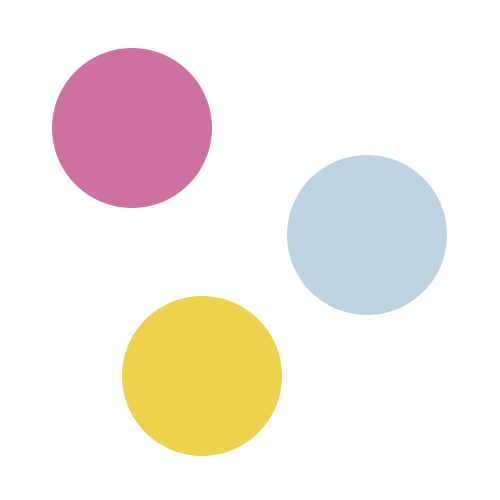
#> input picture images/balls.png, 1000 x 1000 px (shown at 1/2 size)
$ jupyter execute Desafio.ipynb   (shell and % lines are left out)
#> lines starting #> are read from the running program, lines starting #| are printed output that depends on the picture; after the words box and inside, x2 and y2 are one past the last pixel; in counts of white or black regions, pixels touching at a corner belong together
[cell 1]
import numpy as np
import cv2
import matplotlib.pyplot as plt

### Desafio

Identifique cada bola contida na imagem abaixo, utilizando o canal H da imagem no sistema de cores HSV. Crie três novas imagens (pretas) contendo cada uma das bolas (em branco), separadamente. Em seguida, desenvolva um algoritmo para descobrir o centro e o raio do círculo que corresponde a cada bola.

Por fim, desenhe uma circunferência de raio igual ao da bola (e com espessura de 20 px) para representar a posição das bolas em uma outra imagem.

As cores das bolas, em RGB, são:
- Azul: (188, 211, 225)
- Amarela: (237,210,77)
- Rosa: (205, 113, 160)

**Exemplo**

## Transformações Geométricas
---

## Realce de Imagens
---

#### Lendo a imagem

[cell 2]
img = cv2.imread('images/balls.png', cv2.IMREAD_COLOR)
#> img is the input picture: shape (1000, 1000, 3); mean B, G, R 230.7, 236.4, 244.1

[cell 3]
# BGR TO RGB
img = cv2.cvtColor(img, cv2.COLOR_BGR2RGB)

[cell 4]
# PREVIEW IMAGE
plt.imshow(img)

#### RGB TO HSV

[cell 5]
img = cv2.cvtColor(img, cv2.COLOR_RGB2HSV)
#> img: shape (1000, 1000, 3); mean H, S, V 23.6, 26.3, 247.1
H = img[:,:,0]
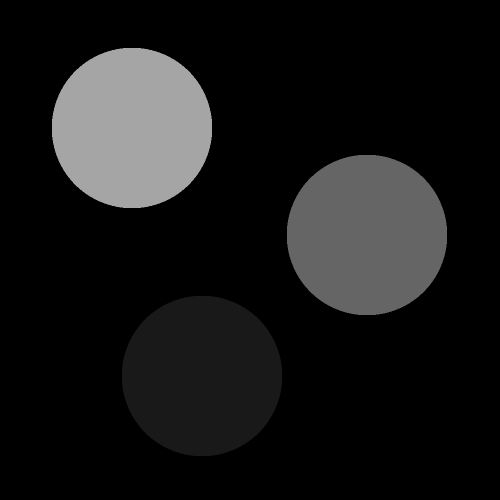
#> H: shape (1000, 1000) (shown at 1/2 size); min 0, max 170, mean 23.6

#### Transformando em RGB para HSV e retornando o valor de H

[cell 6]
def h_from_rgb(R,G,B):
    cor = np.array([[[R, G, B]]], np.uint8)
    cor = cv2.cvtColor(cor, cv2.COLOR_RGB2HSV)
    return cor[0,0,0]

[cell 7]
h_azul = h_from_rgb(188, 211, 225)
h_amarelo = h_from_rgb(237,210,77)
h_rosa = h_from_rgb(205, 113, 160)

#### Criando três novas imagens (pretas) contendo cada uma das bolas (em branco), separadamente

[cell 8]
def create_img_black():
    return np.zeros((img.shape[:2]), np.uint8)

[cell 9]
img_azul = create_img_black()
img_amarelo = create_img_black()
img_rosa = create_img_black()

[cell 10]
def white_circle(img,color, H,title):
#> called with color = 101, title = 'Cículo Azul'
    for i in range(img.shape[0]):
        for j in range(img.shape[1]):
            if H[i,j] == color:
                img[i,j] = 255
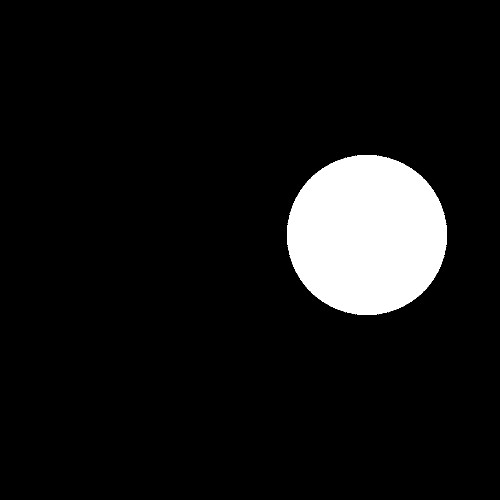
#> img: shape (1000, 1000) (shown at 1/2 size); 8% white; 1 white region, box (x1, y1, x2, y2) and area: (574, 310, 894, 630) 80244
    plt.imshow(img, cmap = 'gray')
    plt.title(title)

[cell 11]
white_circle(img_azul, h_azul, H, 'Cículo Azul')

[cell 12]
white_circle(img_amarelo, h_amarelo, H, 'Cículo Amarelo')
#> call 2 of white_circle, with color = 25, title = 'Cículo Amarelo'
#> after the loop in white_circle (call 2), `for i in range(img.shape[0]):`:
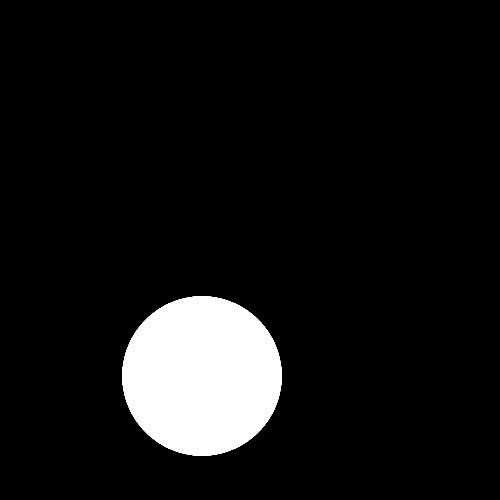
#> img: shape (1000, 1000) (shown at 1/2 size); 8% white; 1 white region, box (x1, y1, x2, y2) and area: (244, 592, 564, 912) 79956

[cell 13]
white_circle(img_rosa, h_rosa, H, 'Circulo Rosa')
#> call 3 of white_circle, with color = 165, title = 'Circulo Rosa'
#> after the loop in white_circle (call 3), `for i in range(img.shape[0]):`:
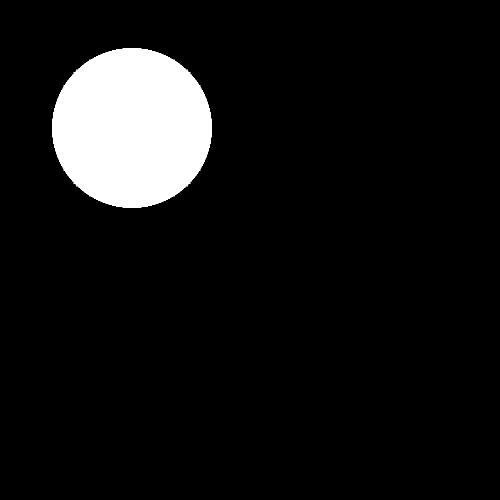
#> img: shape (1000, 1000) (shown at 1/2 size); 8% white; 1 white region, box (x1, y1, x2, y2) and area: (104, 96, 424, 416) 80076

[cell 14]
def center_raio_circle(img):
    lista_x = []
    lista_y = []
    for i in range (img.shape[0]):
        for j in range(img.shape[1]):
            if img[i,j] > 0:
                lista_y.append((i))
                lista_x.append((j))
    x_min = np.min(lista_x)
#> x_min = 104
    y_min = np.min(lista_y)
#> y_min = 96
    x_max = np.max(lista_x)
#> x_max = 423
    y_max = np.max(lista_y)
#> y_max = 415
    raio = (x_max - x_min) / 2
#> raio = 159.5
    y_centro = y_min + raio
#> y_centro = 255.5
    x_centro = x_min + raio
#> x_centro = 263.5
    return (int(raio), int(x_centro), int(y_centro))

[cell 15]
raio_r, x_centro_r, y_centro_r = center_raio_circle(img_rosa)
#> raio_r = 159; x_centro_r = 263; y_centro_r = 255
raio_am, x_centro_am, y_centro_am = center_raio_circle(img_amarelo)
#> raio_am = 159; x_centro_am = 403; y_centro_am = 751
raio_az, x_centro_az, y_centro_az= center_raio_circle(img_azul)
#> raio_az = 159; x_centro_az = 733; y_centro_az = 469

### Final

[cell 16]
img_final = np.zeros((img.shape), np.uint8)

[cell 17]
cv2.circle(img_final, center = (x_centro_r,y_centro_r), radius = raio_r, color = (205, 113, 160),  thickness = 20)
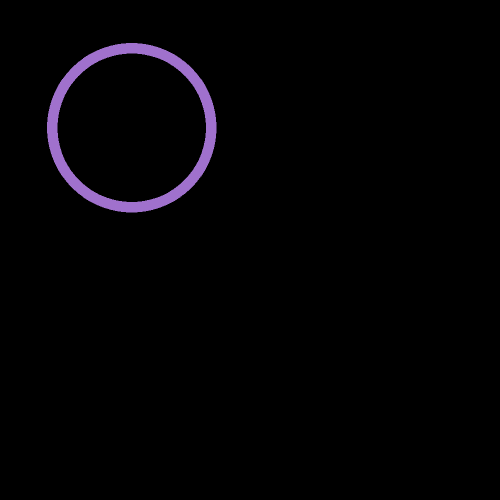
#> img_final: shape (1000, 1000, 3) (shown at 1/2 size); mean of channels 0, 1, 2 4.3, 2.4, 3.3; drawn as B, G, R
cv2.circle(img_final, center = (x_centro_am,y_centro_am), radius = raio_am, color = (237,210,77),  thickness = 20)
cv2.circle(img_final, center = (x_centro_az,y_centro_az), radius = raio_az, color = (188, 211, 225),  thickness = 20)
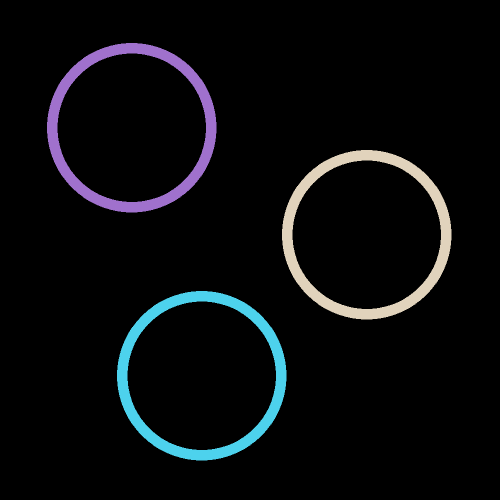
#> img_final: shape (1000, 1000, 3) (shown at 1/2 size); mean of channels 0, 1, 2 13.2, 11.2, 9.7; drawn as B, G, R

plt.imshow(img_final)
plt.title('Resposta Final')
